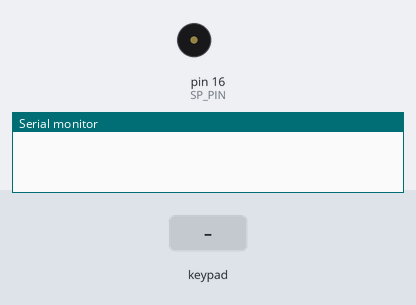
This sketch was run on a simulated Arduino Uno, built with avr-gcc and run on an emulated ATmega328P. On the bench: buzzer (waves = sounding), the last lines printed to the serial monitor. Inputs (shaded band) come from the test bench.

Above: at 1.2 s.
1.3 s: keypad keys 2 3 4 5 pressed 0.4 s apart
At 1.7 s:
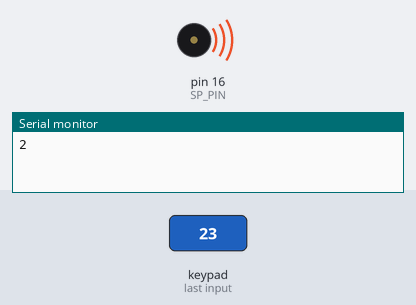
Timing chart, 0 to 4.9 s (numbered marks = the images above; inputs shaded):
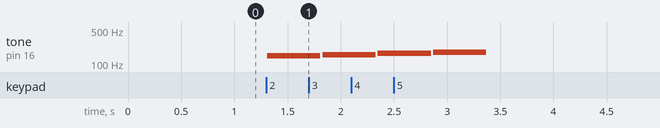

The sketch:

lab06-2.ino
```cpp
#include <Keypad.h>

const byte ROWS=4;
const byte COLS=4;
char keys[ROWS][COLS]={
{'0', '1', '2', '3'}, {'4','5','6', '7'},
{'8', '9', 'A', 'B'}, {'C', 'D', 'E', 'F'}
};

// 定義 Keypad 連到 Arduino 的接腳
byte rowPins[ROWS] = {2,3,4,5};
// 連到 Keypad 的 4 個 Rows
byte colPins[COLS] = {9, 8, 7, 6};
Keypad keypad =
Keypad( makeKeymap(keys), rowPins,colPins, ROWS, COLS );
const byte SP_PIN=16;
int x;
int length;
#define NOTE_C3  131
#define NOTE_CS3 139
#define NOTE_D3  147
#define NOTE_DS3 156
#define NOTE_E3  165
#define NOTE_F3  175
#define NOTE_FS3 185
#define NOTE_G3  196
#define NOTE_GS3 208
#define NOTE_A3  220
#define NOTE_AS3 233
#define NOTE_B3  247
#define NOTE_C4  262
#define NOTE_CS4 277
#define NOTE_D4  294
#define NOTE_DS4 311
#define NOTE_E4  330
#define NOTE_F4  349
#define NOTE_FS4 370
#define NOTE_G4  392
#define NOTE_GS4 415
#define NOTE_A4  440
#define NOTE_AS4 466
#define NOTE_B4  494
#define WHOLE 1 //全分符
#define HALF 0.5 //半分符
#define QUARTER 0.25
#define EIGHTH 0.125
#define SIXTEENTH 0.0625
#define SPACE 0.01
#define NOTE_0 0

int tune[]={NOTE_C3,NOTE_CS3
,NOTE_D3,NOTE_DS3,NOTE_E3,NOTE_F3,NOTE_FS3,NOTE_G3,NOTE_GS3,NOTE_A3,NOTE_AS3,NOTE_B3,NOTE_C4,NOTE_CS4,NOTE_D4,NOTE_E4};
void setup() {
 pinMode(SP_PIN,OUTPUT);
 Serial.begin(9600);
}


void loop() {
  char key = keypad.getKey(); // 讀取 Keypad
  int key1=key-'0';
  int key2=key-'A'+10;
  //Serial.println(key);


if (key != NO_KEY){
  if(key>='0'&&key<='9')
  {
    Serial.println(key1);
    tone(SP_PIN,tune[key1]);
    delay(500);
    noTone(SP_PIN);
    }
  if(key>='A'&&key<='F')
  {
    Serial.println(key2);
    tone(SP_PIN,tune[key2]);
    delay(500);
    noTone(SP_PIN);
    }
  }
}
```

Measured:
- after the input at 1.3 s, tone on pin 16 (SP_PIN): plays 147 Hz for 0.50 s, 156 Hz for 0.50 s, 165 Hz for 0.50 s, 175 Hz for 0.50 s, starting at once
